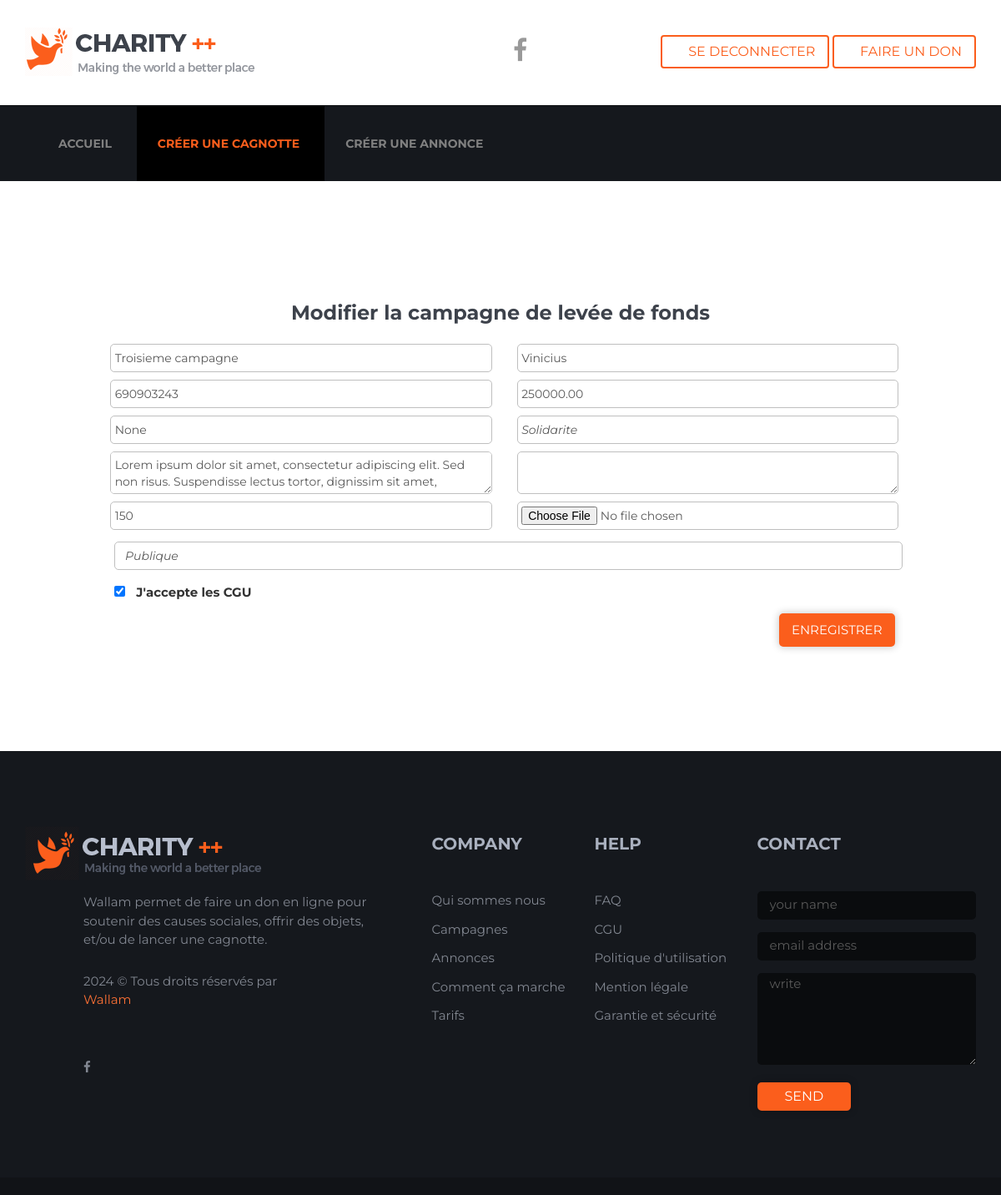
The app's page /campaign/edit-campaign/3/ (signed in), older data.
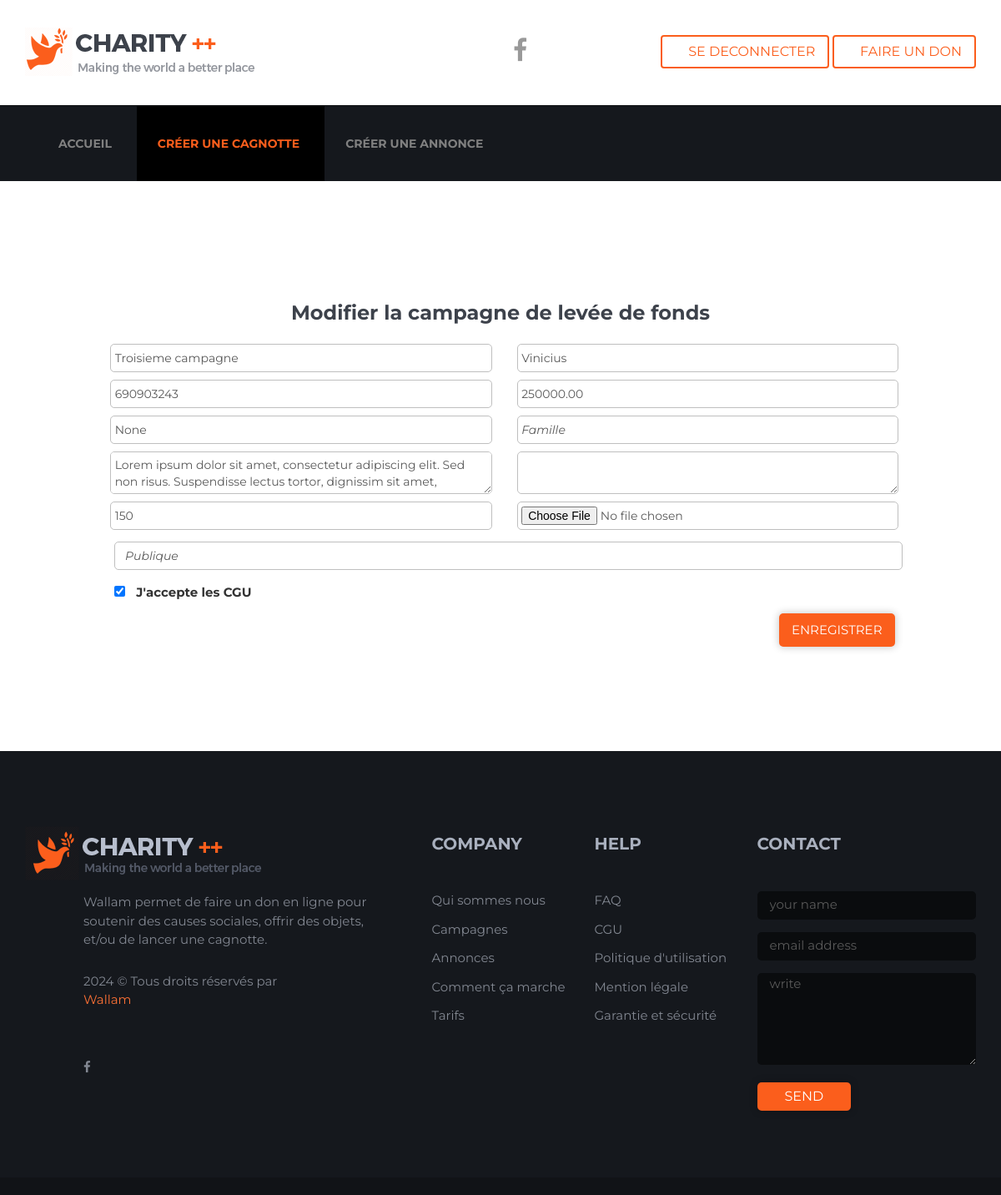
The same page, newer data.
### campaign/models.py (models this page shows, shortened)
class Campaign(models.Model):
    VISIBILITY_CHOICES = [
        ('public', 'Publique'),
        ('private', 'Privée'),
    ]
    STATUS_CHOICES = [
        ('encours', 'Encours'),
        ('terminee', 'Terminee'),
    ]
    user = models.ForeignKey(User, on_delete=models.CASCADE,
                             related_name="campaigns")  # L'utilisateur qui crée la campagne
    title = models.CharField(max_length=255)
    beneficiary = models.CharField(max_length=255)
    beneficiary_phone = models.CharField(max_length=15)
    goal = models.DecimalField(max_digits=10, decimal_places=2, blank=True, null=True)
    duration = models.IntegerField(help_text="Durée en jours")
    code = models.CharField(max_length=50, blank=True, null=True)
    category = models.ForeignKey(Category,  on_delete=models.SET_NULL, blank=True, null=True)
    description = models.TextField()
    reward = models.TextField(blank=True, null=True)
    uploaded_files = models.FileField(upload_to="campaign_files/", blank=True, null=True)
    visibility = models.CharField(max_length=10, choices=VISIBILITY_CHOICES, default='public')
    terms_accepted = models.BooleanField(default=False)
    status = models.CharField(max_length=20, choices=STATUS_CHOICES, default='encours')
    urgent = models.BooleanField(default=False)
    created_at = models.DateTimeField(auto_now_add=True)
    updated_at = models.DateTimeField(auto_now=True)

class Category(models.Model):
    name = models.CharField(max_length=100)
    description = models.CharField(max_length=100, null=True, blank=True)
    created_at = models.DateTimeField(auto_now_add=True)
    active = models.BooleanField(default=True)

### campaign/views.py (the view, shortened to what this page needs)
# urls.py: path("campaign/edit-campaign/<int:pk>/", views.edit_campaign_view, name="edit_campaign"),
@login_required
def edit_campaign_view(request, pk):
    campaign = get_object_or_404(Campaign, pk=pk, user=request.user)  # Vérifie que la campagne appartient à l'utilisateur connecté
    categories = Category.objects.filter(active=True).exclude(pk=campaign.category.pk)
    context = {
        "campaign": campaign,
        "categories": categories
    }
    return render(request, "campaign/edit_campaign.html", context)

### templates/campaign/edit_campaign.html (shortened to what the changed rows need)
{% extends 'default.html' %}
{% load static %}
{% block content %}
<section class="contact-main-content section-padding">
    <div class="row map-concate-form">
        <div class="contact-form">
            <div class="container">
                <div class="row  wow bounceInUp">
                    <div class="col col-md-10 col-md-offset-1 form-inner">
                        <form action="{% url 'edit_campaign' pk=campaign.pk %}" class="form row" method="post">
                            <div class="col col-md-6">
                                <input class="form-control" type="text" name="title" value="{{ campaign.title }}" required style="padding:1%; margin:1%; border-radius:5px !important;">
                            </div>
                            <div class="col col-md-6">
                                <input class="form-control" type="text" name="beneficiary" value="{{ campaign.beneficiary }}" required style="padding:1%; margin:1%; border-radius:5px !important;">
                            </div>
                            <div class="col col-md-6">
                                <input class="form-control" type="text" name="beneficiary_phone" value="{{ campaign.beneficiary_phone }}" required style="padding:1%; margin:1%; border-radius:5px !important;">
                            </div>
                            <div class="col col-md-6">
                                <input class="form-control" type="number" step="0.01" name="goal" value="{{ campaign.goal }}" style="padding:1%; margin:1%; border-radius:5px !important;">
                            </div>
                            <div class="col col-md-6">
                                <input class="form-control" type="text" name="code" value="{{ campaign.code }}" style="padding:1%; margin:1%; border-radius:5px !important;">
                            </div>
                            <div class="col col-md-6">
                                <select class="form-control" name="category" required style="padding:1%; margin:1%; border-radius:5px !important;">
                                    <option value="{{ campaign.category.pk }}">{{ campaign.category.name }}</option>
                                </select>
                            </div>
                            <div class="col col-md-6">
                                <textarea class="form-control" name="description" style="padding:1%; margin:1%; border-radius:5px !important;">{{ campaign.description }}</textarea>
                            </div>
                            <div class="col col-md-6">
                                <input class="form-control" type="number" name="duration" value="{{ campaign.duration }}" style="padding:1%; margin:1%; border-radius:5px !important;">
                            </div>
                            <div class="col col-md-12">
                                <div class="form-check">
                                    <input class="form-check-input" type="checkbox" name="terms_accepted" id="terms" {% if campaign.terms_accepted %} checked {% endif %} required style="margin:1%">
                                    <label class="form-check-label" for="terms">J'accepte les CGU</label>
                                </div>
                            </div>
                        </form>
                    </div>
                </div>
            </div>
        </div>
    </div>
</section>
{% endblock %}

Row changes from the older to the newer data that the page shows:
changed Campaign "Troisieme campagne": category "Solidarite" → "Famille"
